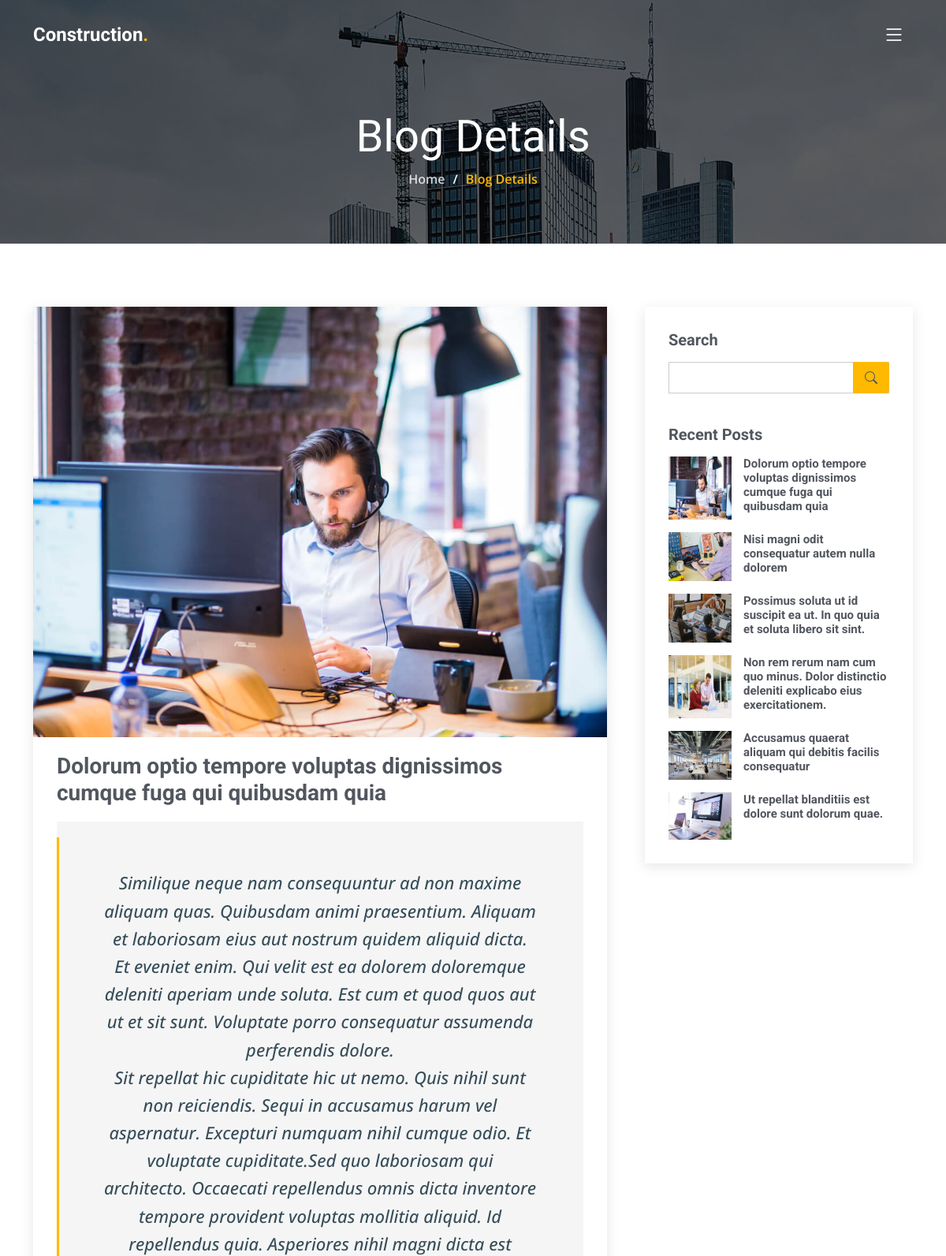
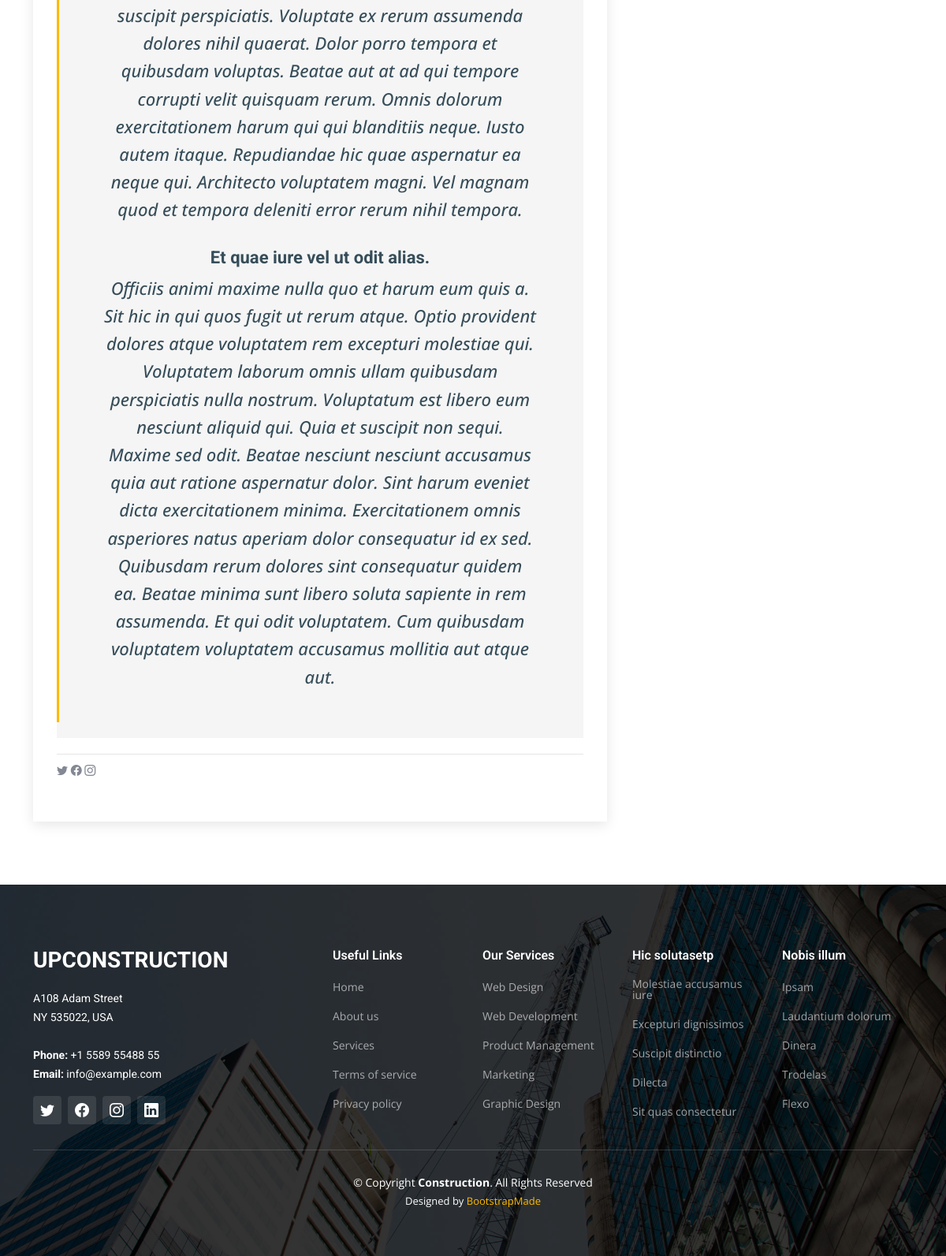
Page /blog-details/1 on the committed database (2 pictures, top to bottom).
### mainApp/models.py (models this page shows, shortened)
class Blog(models.Model):
    date = datetime.now()
    name = models.CharField(max_length=800)
    designation = models.CharField(max_length=800)
    image = models.ImageField(upload_to='blog')
    title = models.CharField(max_length=800)
    content = RichTextField()

### mainApp/views.py (the view)
# urls.py: path('blog-details/<pk>', blog_details, name='blog-details'),
def blog_details(request,pk):
    blog_detail = Blog.objects.get(pk=pk)
    recent_blog = Blog.objects.all()[:10]
    context = {
        'bdetails': blog_detail,
        'r_blog': recent_blog,
    }
    return render(request, 'blog-details.html', context)

### mainApp/templates/blog-details.html (shortened to what this page needs)
{% extends 'include/base.html' %}
{% load static %}
{% block content %}
  <main id="main">
    <div class="breadcrumbs d-flex align-items-center" style="background-image: url('{% static 'img/breadcrumbs-bg.jpg' %}');">
      <div class="container position-relative d-flex flex-column align-items-center" data-aos="fade">
        <h2>Blog Details</h2>
        <ol>
          <li><a href="{% url 'home' %}">Home</a></li>
          <li>Blog Details</li>
        </ol>
      </div>
    </div>
    <section id="blog" class="blog">
      <div class="container" data-aos="fade-up" data-aos-delay="100">
        <div class="row g-5">
          <div class="col-lg-8">
            <article class="blog-details">
              <div class="post-img">
                <img src="{{bdetails.image.url}}" alt="" class="img-fluid">
              </div>
              <h2 class="title">{{bdetails.title}}</h2>
              <div class="content">
                <blockquote>
                  <p>
                    {{bdetails.content|safe}}
                  </p>
                </blockquote>
              </div>
              <div class="meta-bottom">
                <ul class="cats">
                  <div class="social-links">
                    <li><a href="https://twitters.com/#"><i class="bi bi-twitter"></i></a></li>
                    <li><a href="https://facebook.com/#"><i class="bi bi-facebook"></i></a></li>
                  <a href="https://instagram.com/#"><i class="biu bi-instagram"></i></a>
                </div>
                </ul>
              </div>
            </article>
          </div>
          <div class="col-lg-4">
            <div class="sidebar">
              <div class="sidebar-item search-form">
                <h3 class="sidebar-title">Search</h3>
                <form action="" class="mt-3">
                  <input type="text">
                  <button type="submit"><i class="bi bi-search"></i></button>
                </form>
              </div>
              <div class="sidebar-item recent-posts">
                <h3 class="sidebar-title">Recent Posts</h3>
                <div class="mt-3">
                  {% for x in r_blog %}
                  <div class="post-item mt-3">
                    <img src="{{x.image.url}}" alt="">
                    <div>
                      <h4><a href="{% url 'blog-details' x.pk %}">{{x.title}}</a></h4>
                    </div>
                  </div>
                  {% endfor %}
                </div>
              </div>
            </div>
          </div>
        </div>
      </div>
    </section>
  </main>
{% endblock content %}

### mainApp/static/css/main.css (style rules this page uses)
:root { --font-default: "Open Sans", system-ui, -apple-system, "Segoe UI", Roboto, "Helvetica Neue", Arial, "Noto Sans", "Liberation Sans", sans-serif, "Apple Color Emoji", "Segoe UI Emoji", "Segoe UI Symbol", "Noto Color Emoji"; --font-primary: "Roboto", sans-serif; --font-secondary: "Work Sans", sans-serif; }
:root { --color-default: #364d59; --color-primary: #feb900; --color-secondary: #52565e; }
:root { scroll-behavior: smooth; }
body { font-family: var(--font-default); color: var(--color-default); overflow-x: hidden; }
a { color: var(--color-primary); text-decoration: none; }
h1, h2, h3, h4, h5, h6 { font-family: var(--font-primary); }
section { padding: 80px 0; overflow: hidden; }
.breadcrumbs { padding: 140px 0 60px 0; min-height: 30vh; position: relative; background-size: cover; background-position: center; background-repeat: no-repeat; }
.breadcrumbs:before { content: ""; background-color: rgba(0, 0, 0, 0.6); position: absolute; inset: 0; }
.breadcrumbs h2 { font-size: 56px; font-weight: 500; color: #fff; font-family: var(--font-secondary); }
.breadcrumbs ol { display: flex; flex-wrap: wrap; list-style: none; padding: 0 0 10px 0; margin: 0; font-size: 16px; font-weight: 600; color: var(--color-primary); }
.breadcrumbs ol a { color: rgba(255, 255, 255, 0.8); transition: 0.3s; }
.breadcrumbs ol li+li { padding-left: 10px; }
.breadcrumbs ol li+li::before { display: inline-block; padding-right: 10px; color: #fff; content: "/"; }
.blog .blog-details { box-shadow: 0 4px 16px rgba(0, 0, 0, 0.1); padding: 30px; }
.blog .blog-details .post-img { margin: -30px -30px 20px -30px; overflow: hidden; }
.blog .blog-details .title { font-size: 28px; font-weight: 700; padding: 0; margin: 20px 0 0 0; color: var(--color-secondary); }
.blog .blog-details .content { margin-top: 20px; }
.blog .blog-details .content h3 { font-size: 22px; margin-top: 30px; font-weight: bold; }
.blog .blog-details .content blockquote { overflow: hidden; background-color: rgba(82, 86, 94, 0.06); padding: 60px; position: relative; text-align: center; margin: 20px 0; }
.blog .blog-details .content blockquote p { color: var(--color-default); line-height: 1.6; margin-bottom: 0; font-style: italic; font-weight: 500; font-size: 22px; }
.blog .blog-details .content blockquote:after { content: ""; position: absolute; left: 0; top: 0; bottom: 0; width: 3px; background-color: var(--color-primary); margin-top: 20px; margin-bottom: 20px; }
.blog .blog-details .meta-bottom { padding-top: 10px; border-top: 1px solid rgba(82, 86, 94, 0.15); }
.blog .blog-details .meta-bottom i { color: #838893; display: inline; }
.blog .blog-details .meta-bottom a { color: rgba(82, 86, 94, 0.8); transition: 0.3s; }
.blog .blog-details .meta-bottom .cats { list-style: none; display: inline; padding: 0 20px 0 0; font-size: 14px; }
.blog .blog-details .meta-bottom .cats li { display: inline-block; }
.blog .sidebar { padding: 30px; box-shadow: 0 4px 16px rgba(0, 0, 0, 0.1); }
.blog .sidebar .sidebar-title { font-size: 20px; font-weight: 700; padding: 0; margin: 0; color: var(--color-secondary); }
.blog .sidebar .sidebar-item+.sidebar-item { margin-top: 40px; }
.blog .sidebar .search-form form { background: #fff; border: 1px solid rgba(82, 86, 94, 0.3); padding: 3px 10px; position: relative; }
.blog .sidebar .search-form form input[type=text] { border: 0; padding: 4px; border-radius: 4px; width: calc(100% - 40px); }
.blog .sidebar .search-form form button { position: absolute; top: 0; right: 0; bottom: 0; border: 0; background: none; font-size: 16px; padding: 0 15px; margin: -1px; background: var(--color-primary); color: var(--color-secondary); transition: 0.3s; border-radius: 0 4px 4px 0; line-height: 0; }
.blog .sidebar .search-form form button i { line-height: 0; }
.blog .sidebar .recent-posts .post-item { display: flex; }
.blog .sidebar .recent-posts .post-item+.post-item { margin-top: 15px; }
.blog .sidebar .recent-posts img { max-width: 80px; margin-right: 15px; }
.blog .sidebar .recent-posts h4 { font-size: 15px; font-weight: bold; }
.blog .sidebar .recent-posts h4 a { color: var(--color-secondary); transition: 0.3s; }

### rows in the picture
Blog: image (picture), title "Dolorum optio tempore voluptas dignissimos cumque fuga qui quibusdam quia", content "Similique neque nam consequuntur ad non maxime aliquam quas. Quibusdam animi praesentium. Aliquam et laboriosam eius aut nostrum quidem aliquid dicta. Et eveniet enim. Qui velit est ea dolorem doloremque deleniti aperiam unde soluta. Est cum et quod quos aut ut et sit sunt. Voluptate porro consequatur assumenda perferendis dolore. Sit repellat hic cupiditate hic ut nemo. Quis nihil sunt non reiciendis. Sequi in accusamus harum vel aspernatur. Excepturi numquam nihil cumque odio. Et voluptate cupiditate.Sed quo laboriosam qui architecto. Occaecati repellendus omnis dicta inventore tempore provident voluptas mollitia aliquid. Id repellendus quia. Asperiores nihil magni dicta est suscipit…"
Blog: image (picture), title "Nisi magni odit consequatur autem nulla dolorem"
Blog: image (picture), title "Possimus soluta ut id suscipit ea ut. In quo quia et soluta libero sit sint."
Blog: image (picture), title "Non rem rerum nam cum quo minus. Dolor distinctio deleniti explicabo eius exercitationem."
Blog: image (picture), title "Accusamus quaerat aliquam qui debitis facilis consequatur"
Blog: image (picture), title "Ut repellat blanditiis est dolore sunt dolorum quae."
